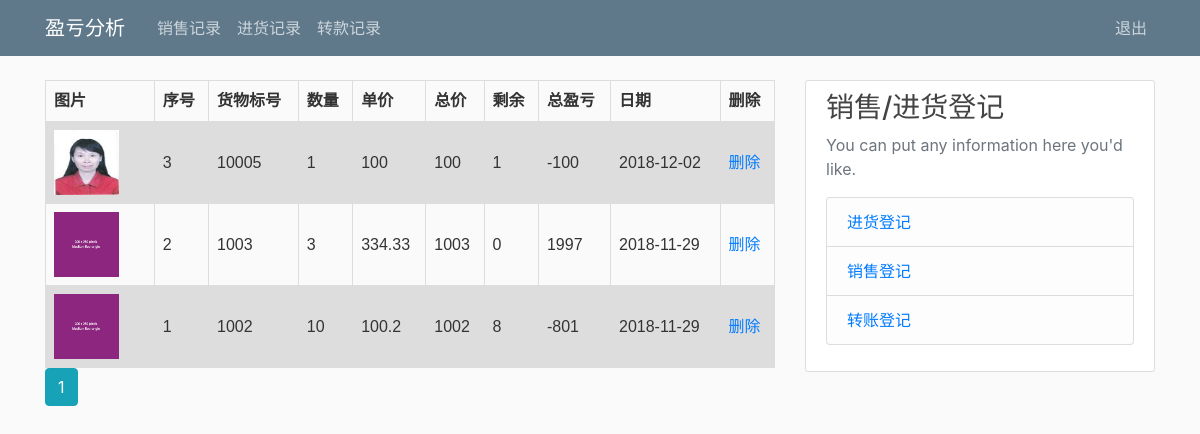
Page /inv_display (signed in) on the committed database.
### flask_package/models.py (models this page shows, shortened)
class Inventory(db.Model):
    id = db.Column(db.Integer, primary_key=True)
    item_id = db.Column(db.Integer, nullable=False)
    how_many = db.Column(db.Integer)
    u_price = db.Column(db.Integer)
    t_price = db.Column(db.Integer)
    remaining = db.Column(db.Integer)
    revenue = db.Column(db.Integer)
    image = db.Column(db.String(20), default='default.jpg')
    date = db.Column(db.DateTime, nullable=False, default=datetime.date)
    sales = db.relationship('Sales', backref='stock', lazy=True)

### flask_package/routes.py (the view)
@app.route("/inv_display")
@login_required
def inventory_display():
    page = request.args.get('page', 1, type=int)
    inv_record = Inventory.query.order_by(Inventory.id.desc()).paginate(page=page, per_page=25)
    return render_template('inv_record.html', title='西臣-销售记录', inv_record=inv_record)

### flask_package/models.py (called while the page is built)
@login_manager.user_loader
def load_user(user_id):
    return User.query.get(int(user_id))

### flask_package/routes.py (called while the page is built)
@app.before_request
def make_session_permanent():
    session.permanent = True
    app.permanent_session_lifetime = timedelta(minutes=40)

### flask_package/templates/inv_record.html (shortened to what this page needs)
{% extends "layout.html" %}
{% block content %}
<table style="width:100%">
      <tr>
        <th>图片</th>
        <th>序号</th>
        <th>货物标号</th>
        <th>数量</th>
        <th>单价</th>
        <th>总价</th>
        <th>剩余</th>
        <th>总盈亏</th>
        <th>日期</th>
        <th>删除</th>
      </tr>
    {% for record in inv_record.items %}
          <tr>
            <td><img class="article-img" src="{{ url_for('static', filename='profile_pics/' + record.image) }}"></td>
            <td>{{record.id}}</td>
            <td>{{record.item_id}}</td>
            <td>{{record.how_many}}</td>
            <td>{{record.u_price}}</td>
            <td>{{record.t_price}}</td>
            <td>{{record.remaining}}</td>
            <td>{{record.revenue}}</td>
            <td>{{record.date.strftime('%Y-%m-%d')}}</td>
            <td><a href="{{ url_for('delete_inv', inv_id=record.id) }}">删除</a></td>
          </tr>
    {% endfor %}
    </table>
    {% for page_num in inv_record.iter_pages(left_edge=1, right_edge=1, left_current=1, right_current=2) %}
      {% if page_num %}
        {% if inv_record.page == page_num %}
          <a class="btn btn-info mb-4" href="{{ url_for('inventory_display', page=page_num) }}">{{ page_num }}</a>
        {% else %}
          <a class="btn btn-outline-info mb-4" href="{{ url_for('inventory_display', page=page_num) }}">{{ page_num }}</a>
        {% endif %}
      {% else %}
        ...
      {% endif %}
    {% endfor %}
{% endblock content %}

### flask_package/static/main.css (style rules this page uses)
body { background: #fafafa; color: #333333; margin-top: 5rem; }
.article-img { height: 65px; width: 65px; margin-right: 16px; }

### flask_package/templates/inv_record.html (style rules this page uses)
table { font-family: arial, sans-serif; border-collapse: collapse; width: 100%; }
td, th { border: 1px solid #dddddd; text-align: left; padding: 8px; }
tr:nth-child(even) { background-color: #dddddd; }

### rows in the picture
Inventory: image (picture), id "3", item_id "10005", how_many "1", u_price "100", t_price "100", remaining "1", revenue "-100", date "2018-12-02"
Inventory: image (placeholder picture), id "2", item_id "1003", how_many "3", u_price "334.33", t_price "1003", remaining "0", revenue "1997", date "2018-11-29"
Inventory: image (placeholder picture), id "1", item_id "1002", how_many "10", u_price "100.2", t_price "1002", remaining "8", revenue "-801", date "2018-11-29"

### other values in the picture
{{ page_num }} "1"
